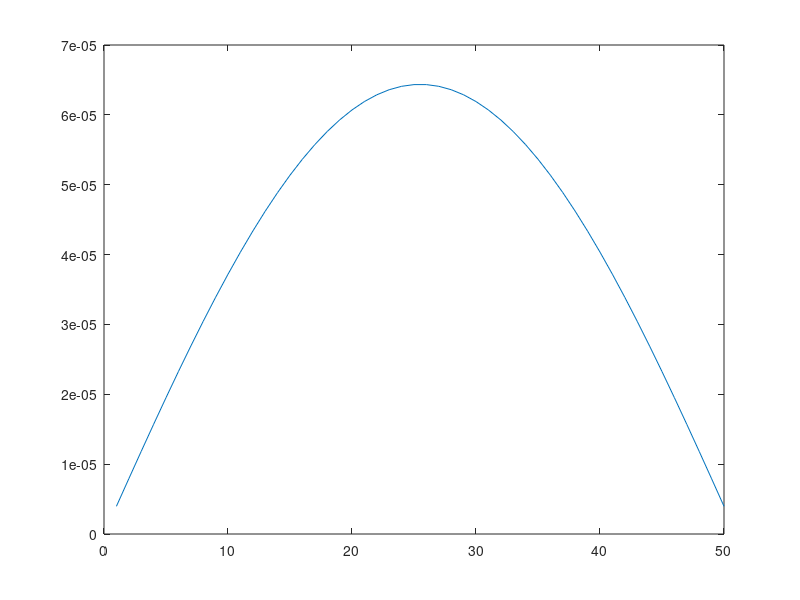
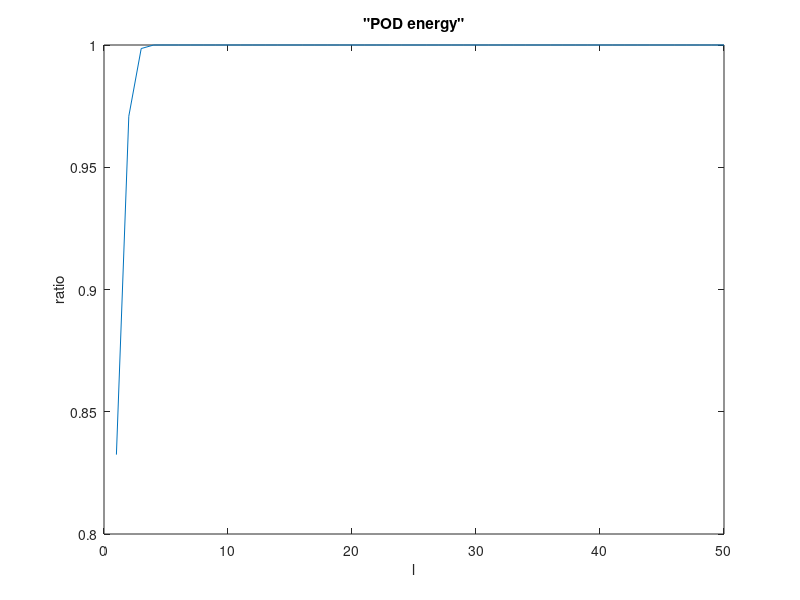
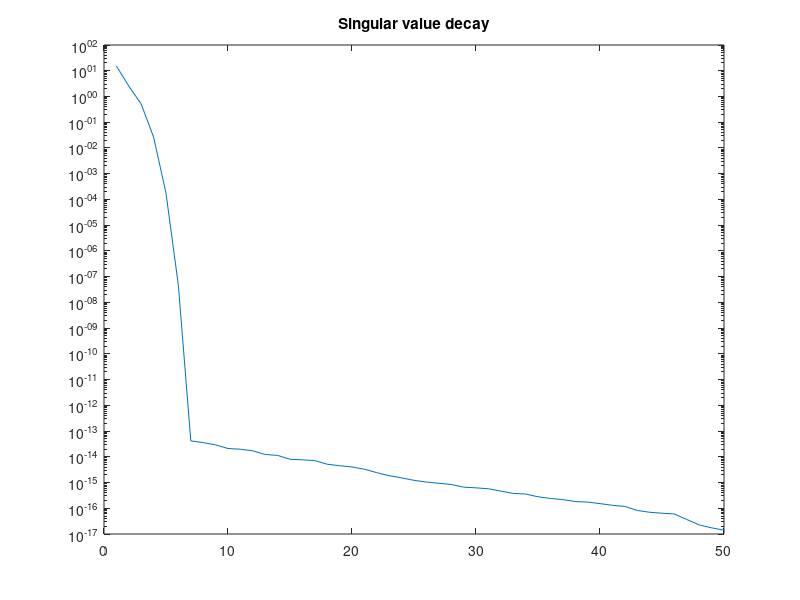
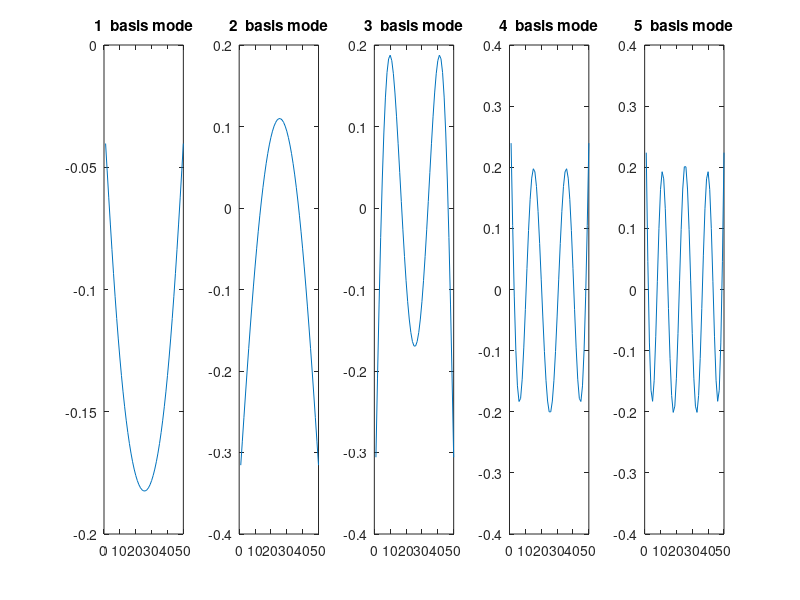

Write the MATLAB code that produced these figures, in order.
close all
clear all

n = 50;
h = 1./(n+1);
A = 2*eye(n) - diag( ones(n-1,1), 1) - diag(ones(n-1,1),-1);
A = -A/h/h;


x0 = ones(n,1);
% d/dt x = -Laplace x
[T,X] = ode23s( @(t,x) A*x, linspace(0,1), x0 );

figure(1);
for i = 1:length(T)
    plot(X(i,:));
    drawnow;
    pause
end

%%
[V,S,~] = svd(X', 'econ');
s = diag(S)
sum(s)
figure(2);
plot(cumsum(s)/sum(s));
xlabel('l');
ylabel('ratio');
title('"POD energy"');

figure(3);
semilogy( diag(S) );
title('Singular value decay');
hold on
%%

figure(4);
U = V(:, 1:5);
for k = 1:size(U,2)
    subplot(1,size(U,2),k);
    plot(U(:,k));
    title(sprintf('%d  basis mode', k));
end

%%
AN = U'*A*U;
x0 = rand(n,1);
%x0 = ones(n,1);
[TN, XN] = ode23s( @(t,x) AN*x, linspace(0,1), U'*x0);

%%
figure(5);
for k = 1:length(TN)
    plot([X(k,:)' U*XN(k,:)'])
    pause
end